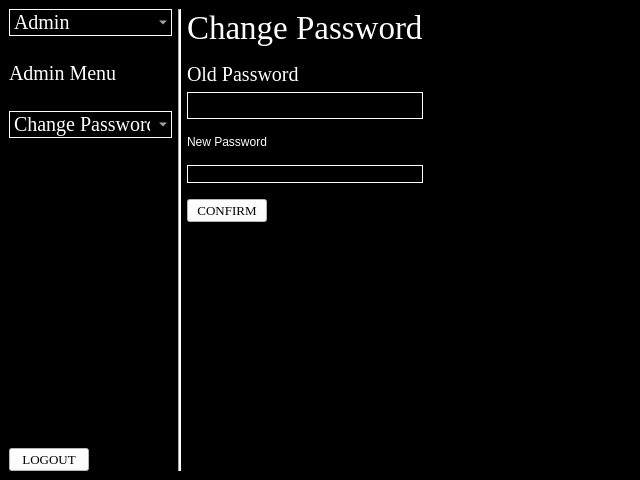
<?xml version="1.0" encoding="UTF-8"?>
<ui version="4.0">
 <class>MainWindow</class>
 <widget class="QMainWindow" name="MainWindow">
  <property name="geometry">
   <rect>
    <x>0</x>
    <y>0</y>
    <width>640</width>
    <height>480</height>
   </rect>
  </property>
  <property name="windowTitle">
   <string>MainWindow</string>
  </property>
  <widget class="QWidget" name="centralwidget">
   <property name="styleSheet">
    <string notr="true">background-color: rgb(0, 0, 0);</string>
   </property>
   <layout class="QGridLayout" name="gridLayout">
    <item row="0" column="2">
     <layout class="QVBoxLayout" name="verticalLayout_2">
      <item>
       <layout class="QVBoxLayout" name="verticalLayout_4">
        <item>
         <widget class="QLabel" name="titleText">
          <property name="font">
           <font>
            <family>Times New Roman</family>
            <pointsize>25</pointsize>
           </font>
          </property>
          <property name="styleSheet">
           <string notr="true">color: rgb(255, 255, 255);</string>
          </property>
          <property name="text">
           <string>Change Password</string>
          </property>
         </widget>
        </item>
        <item>
         <spacer name="verticalSpacer_5">
          <property name="orientation">
           <enum>Qt::Orientation::Vertical</enum>
          </property>
          <property name="sizeType">
           <enum>QSizePolicy::Policy::Minimum</enum>
          </property>
          <property name="sizeHint" stdset="0">
           <size>
            <width>20</width>
            <height>10</height>
           </size>
          </property>
         </spacer>
        </item>
        <item>
         <widget class="QLabel" name="usernameText">
          <property name="font">
           <font>
            <family>Times New Roman</family>
            <pointsize>15</pointsize>
            <italic>false</italic>
            <bold>false</bold>
           </font>
          </property>
          <property name="styleSheet">
           <string notr="true">color: rgb(255, 255, 255);
font: 15pt &quot;Times New Roman&quot;;</string>
          </property>
          <property name="text">
           <string>Old Password</string>
          </property>
         </widget>
        </item>
        <item>
         <widget class="QLineEdit" name="oldPasswordInput">
          <property name="font">
           <font>
            <family>Times New Roman</family>
            <pointsize>15</pointsize>
            <italic>false</italic>
            <bold>false</bold>
           </font>
          </property>
          <property name="styleSheet">
           <string notr="true">QLineEdit {
	font: 15pt &quot;Times New Roman&quot;;
    color: white;
    background-color: black;
    border: 1px solid white; 
}
</string>
          </property>
         </widget>
        </item>
        <item>
         <spacer name="verticalSpacer_7">
          <property name="orientation">
           <enum>Qt::Orientation::Vertical</enum>
          </property>
          <property name="sizeType">
           <enum>QSizePolicy::Policy::Minimum</enum>
          </property>
          <property name="sizeHint" stdset="0">
           <size>
            <width>20</width>
            <height>10</height>
           </size>
          </property>
         </spacer>
        </item>
        <item>
         <widget class="QLabel" name="label">
          <property name="styleSheet">
           <string notr="true">color: rgb(255, 255, 255);
font: 15pt &quot;Times New Roman&quot;;</string>
          </property>
          <property name="text">
           <string>New Password</string>
          </property>
         </widget>
        </item>
        <item>
         <spacer name="verticalSpacer_8">
          <property name="orientation">
           <enum>Qt::Orientation::Vertical</enum>
          </property>
          <property name="sizeType">
           <enum>QSizePolicy::Policy::Minimum</enum>
          </property>
          <property name="sizeHint" stdset="0">
           <size>
            <width>20</width>
            <height>10</height>
           </size>
          </property>
         </spacer>
        </item>
        <item>
         <widget class="QLineEdit" name="newPasswordInput">
          <property name="styleSheet">
           <string notr="true">QLineEdit {
	font: 15pt &quot;Times New Roman&quot;;
    color: white;
    background-color: black;
    border: 1px solid white; 
}
</string>
          </property>
         </widget>
        </item>
        <item>
         <spacer name="verticalSpacer_9">
          <property name="orientation">
           <enum>Qt::Orientation::Vertical</enum>
          </property>
          <property name="sizeType">
           <enum>QSizePolicy::Policy::Minimum</enum>
          </property>
          <property name="sizeHint" stdset="0">
           <size>
            <width>20</width>
            <height>10</height>
           </size>
          </property>
         </spacer>
        </item>
        <item alignment="Qt::AlignmentFlag::AlignLeft">
         <widget class="QPushButton" name="changeButton">
          <property name="font">
           <font>
            <family>Times New Roman</family>
            <pointsize>10</pointsize>
           </font>
          </property>
          <property name="styleSheet">
           <string notr="true">background-color: rgb(255, 255, 255);</string>
          </property>
          <property name="text">
           <string>CONFIRM</string>
          </property>
         </widget>
        </item>
       </layout>
      </item>
      <item>
       <spacer name="verticalSpacer_6">
        <property name="orientation">
         <enum>Qt::Orientation::Vertical</enum>
        </property>
        <property name="sizeType">
         <enum>QSizePolicy::Policy::Expanding</enum>
        </property>
        <property name="sizeHint" stdset="0">
         <size>
          <width>20</width>
          <height>10</height>
         </size>
        </property>
       </spacer>
      </item>
     </layout>
    </item>
    <item row="0" column="1">
     <widget class="Line" name="line">
      <property name="styleSheet">
       <string notr="true">background-color: rgb(255, 255, 255);</string>
      </property>
      <property name="orientation">
       <enum>Qt::Orientation::Vertical</enum>
      </property>
     </widget>
    </item>
    <item row="0" column="0">
     <layout class="QVBoxLayout" name="verticalLayout">
      <item>
       <layout class="QVBoxLayout" name="verticalLayout_3">
        <item>
         <widget class="QComboBox" name="comboBox">
          <property name="font">
           <font>
            <family>Times New Roman</family>
            <pointsize>15</pointsize>
           </font>
          </property>
          <property name="styleSheet">
           <string notr="true">QComboBox {
    color: white;
    background-color: black;
    border: 1px solid white; 
}

QComboBox QAbstractItemView {
    color: white;
    background-color: black;
    border: 1px solid white; 
}
</string>
          </property>
          <item>
           <property name="text">
            <string>Admin</string>
           </property>
          </item>
          <item>
           <property name="text">
            <string>Main</string>
           </property>
          </item>
          <item>
           <property name="text">
            <string>Detect</string>
           </property>
          </item>
          <item>
           <property name="text">
            <string>Label</string>
           </property>
          </item>
          <item>
           <property name="text">
            <string>Train</string>
           </property>
          </item>
          <item>
           <property name="text">
            <string>Report</string>
           </property>
          </item>
         </widget>
        </item>
        <item>
         <spacer name="verticalSpacer_4">
          <property name="orientation">
           <enum>Qt::Orientation::Vertical</enum>
          </property>
          <property name="sizeType">
           <enum>QSizePolicy::Policy::Minimum</enum>
          </property>
          <property name="sizeHint" stdset="0">
           <size>
            <width>20</width>
            <height>20</height>
           </size>
          </property>
         </spacer>
        </item>
        <item>
         <widget class="QLabel" name="label_2">
          <property name="font">
           <font>
            <family>Times New Roman</family>
            <pointsize>15</pointsize>
           </font>
          </property>
          <property name="styleSheet">
           <string notr="true">color: rgb(255, 255, 255);</string>
          </property>
          <property name="text">
           <string>Admin Menu</string>
          </property>
         </widget>
        </item>
        <item>
         <spacer name="verticalSpacer_3">
          <property name="orientation">
           <enum>Qt::Orientation::Vertical</enum>
          </property>
          <property name="sizeType">
           <enum>QSizePolicy::Policy::Minimum</enum>
          </property>
          <property name="sizeHint" stdset="0">
           <size>
            <width>20</width>
            <height>20</height>
           </size>
          </property>
         </spacer>
        </item>
        <item>
         <widget class="QComboBox" name="menu">
          <property name="font">
           <font>
            <family>Times New Roman</family>
            <pointsize>15</pointsize>
           </font>
          </property>
          <property name="styleSheet">
           <string notr="true">QComboBox {
    color: white;
    background-color: black;
    border: 1px solid white; 
}

QComboBox QAbstractItemView {
    color: white;
    background-color: black;
    border: 1px solid white; 
}
</string>
          </property>
          <item>
           <property name="text">
            <string>Change Password</string>
           </property>
          </item>
          <item>
           <property name="text">
            <string>Create User</string>
           </property>
          </item>
          <item>
           <property name="text">
            <string>Delete User</string>
           </property>
          </item>
         </widget>
        </item>
       </layout>
      </item>
      <item>
       <spacer name="verticalSpacer_2">
        <property name="orientation">
         <enum>Qt::Orientation::Vertical</enum>
        </property>
        <property name="sizeHint" stdset="0">
         <size>
          <width>20</width>
          <height>40</height>
         </size>
        </property>
       </spacer>
      </item>
      <item alignment="Qt::AlignmentFlag::AlignLeft|Qt::AlignmentFlag::AlignBottom">
       <widget class="QPushButton" name="logoutButton">
        <property name="font">
         <font>
          <family>Times New Roman</family>
          <pointsize>10</pointsize>
         </font>
        </property>
        <property name="styleSheet">
         <string notr="true">background-color: rgb(255, 255, 255);</string>
        </property>
        <property name="text">
         <string>LOGOUT</string>
        </property>
       </widget>
      </item>
     </layout>
    </item>
    <item row="0" column="6">
     <spacer name="horizontalSpacer">
      <property name="orientation">
       <enum>Qt::Orientation::Horizontal</enum>
      </property>
      <property name="sizeHint" stdset="0">
       <size>
        <width>40</width>
        <height>20</height>
       </size>
      </property>
     </spacer>
    </item>
   </layout>
  </widget>
 </widget>
 <resources/>
 <connections/>
</ui>
